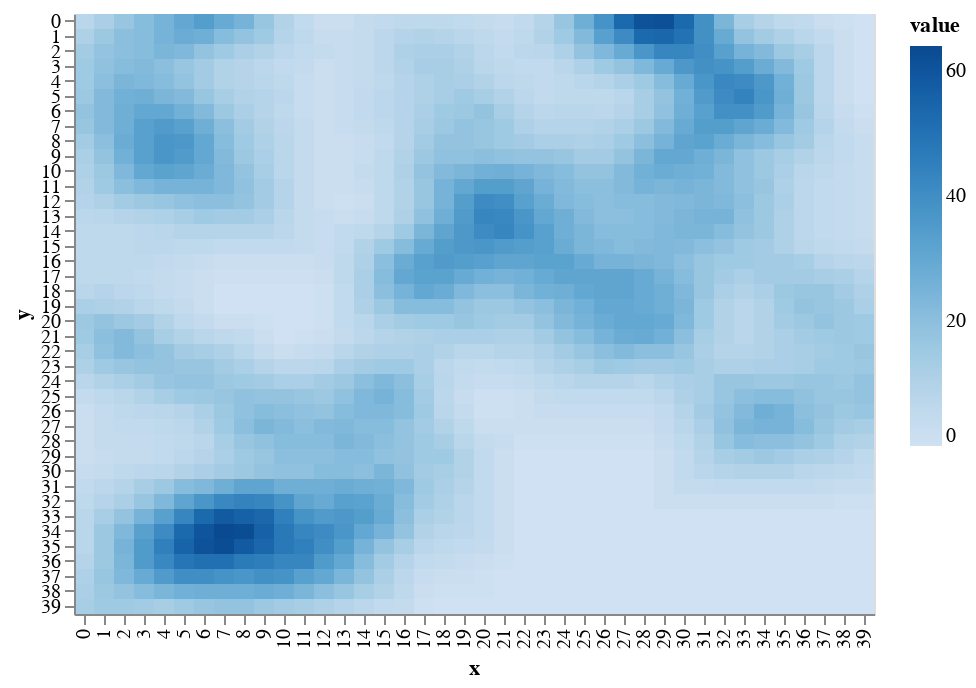

Write notebook code for a chart like this one.
### Code cell
draw.drawRainFall(world.grid_rainfall)

### Figure 1 — Vega-Lite specification as saved in the notebook (floating-point values rounded to 4 significant figures; data arrays with more than 128 entries replaced by an {"elided": "..."} marker saying what was removed)
{"$schema": "https://vega.github.io/schema/vega-lite/v2.6.0.json", "config": {"view": {"height": 300, "width": 400}}, "data": {"name": "data-41acec09349255a176e07812b7592275"}, "datasets": {"data-41acec09349255a176e07812b7592275": {"elided": "1600 records"}}, "encoding": {"color": {"field": "value", "scale": {"scheme": "blues"}, "type": "quantitative"}, "x": {"field": "x", "type": "ordinal"}, "y": {"field": "y", "type": "ordinal"}}, "mark": "rect"}
